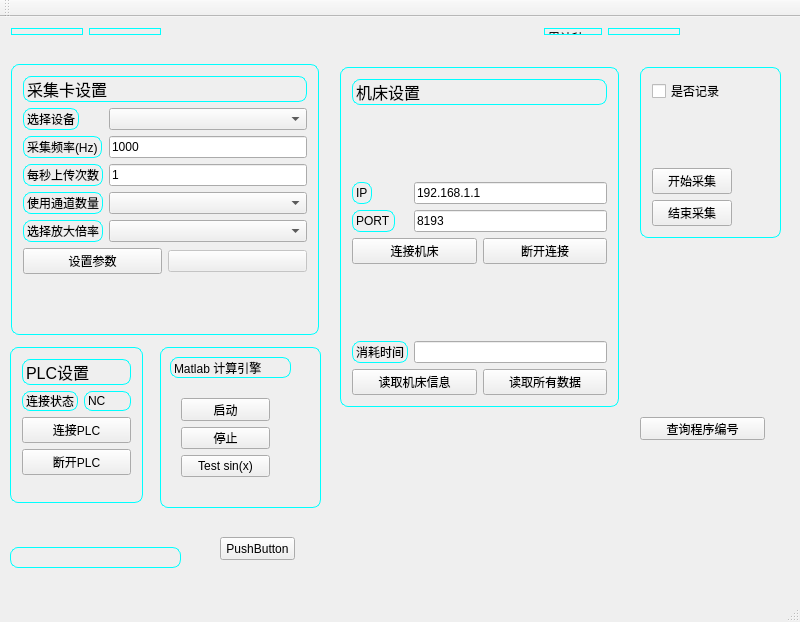
<?xml version="1.0" encoding="UTF-8"?>
<ui version="4.0">
 <class>MainWindow</class>
 <widget class="QMainWindow" name="MainWindow">
  <property name="geometry">
   <rect>
    <x>0</x>
    <y>0</y>
    <width>800</width>
    <height>622</height>
   </rect>
  </property>
  <property name="maximumSize">
   <size>
    <width>800</width>
    <height>16777215</height>
   </size>
  </property>
  <property name="windowTitle">
   <string>机床数据采集系统</string>
  </property>
  <property name="styleSheet">
   <string notr="true">

QFrame
{
	border:1px solid rgb(0, 255, 255);
	border-radius: 8px;
}

QPushButton:hover
{
	font-size:12pt;
}</string>
  </property>
  <widget class="QWidget" name="centralWidget">
   <widget class="QFrame" name="frm_yh">
    <property name="geometry">
     <rect>
      <x>11</x>
      <y>47</y>
      <width>308</width>
      <height>271</height>
     </rect>
    </property>
    <property name="maximumSize">
     <size>
      <width>1550</width>
      <height>16777215</height>
     </size>
    </property>
    <property name="frameShape">
     <enum>QFrame::StyledPanel</enum>
    </property>
    <property name="frameShadow">
     <enum>QFrame::Raised</enum>
    </property>
    <layout class="QFormLayout" name="formLayout_2">
     <item row="0" column="0" colspan="2">
      <widget class="QLabel" name="label_2">
       <property name="text">
        <string>&lt;html&gt;&lt;head/&gt;&lt;body&gt;&lt;p&gt;&lt;span style=&quot; font-size:12pt;&quot;&gt;采集卡设置&lt;/span&gt;&lt;/p&gt;&lt;/body&gt;&lt;/html&gt;</string>
       </property>
      </widget>
     </item>
     <item row="1" column="0">
      <widget class="QLabel" name="label_6">
       <property name="text">
        <string>选择设备</string>
       </property>
      </widget>
     </item>
     <item row="3" column="0">
      <widget class="QLabel" name="label_7">
       <property name="text">
        <string>&lt;html&gt;&lt;head/&gt;&lt;body&gt;&lt;p&gt;采集频率(Hz)&lt;/p&gt;&lt;/body&gt;&lt;/html&gt;</string>
       </property>
      </widget>
     </item>
     <item row="5" column="0">
      <widget class="QLabel" name="label_15">
       <property name="text">
        <string>&lt;html&gt;&lt;head/&gt;&lt;body&gt;&lt;p&gt;每秒上传次数&lt;/p&gt;&lt;/body&gt;&lt;/html&gt;</string>
       </property>
      </widget>
     </item>
     <item row="7" column="0">
      <widget class="QLabel" name="label_14">
       <property name="text">
        <string>&lt;html&gt;&lt;head/&gt;&lt;body&gt;&lt;p&gt;使用通道数量&lt;/p&gt;&lt;/body&gt;&lt;/html&gt;</string>
       </property>
      </widget>
     </item>
     <item row="9" column="0">
      <widget class="QLabel" name="label_16">
       <property name="text">
        <string>&lt;html&gt;&lt;head/&gt;&lt;body&gt;&lt;p&gt;选择放大倍率&lt;/p&gt;&lt;/body&gt;&lt;/html&gt;</string>
       </property>
      </widget>
     </item>
     <item row="9" column="1">
      <widget class="QComboBox" name="cm_amp">
       <property name="currentIndex">
        <number>-1</number>
       </property>
       <property name="maxVisibleItems">
        <number>10</number>
       </property>
      </widget>
     </item>
     <item row="11" column="0" colspan="2">
      <layout class="QHBoxLayout" name="horizontalLayout">
       <item>
        <widget class="QPushButton" name="pb_yh_st">
         <property name="text">
          <string>设置参数</string>
         </property>
        </widget>
       </item>
       <item>
        <widget class="QPushButton" name="pb_yh_stp">
         <property name="enabled">
          <bool>false</bool>
         </property>
         <property name="text">
          <string/>
         </property>
        </widget>
       </item>
      </layout>
     </item>
     <item row="1" column="1">
      <widget class="QComboBox" name="cm_devices"/>
     </item>
     <item row="3" column="1">
      <widget class="QLineEdit" name="le_rate">
       <property name="text">
        <string>1000</string>
       </property>
      </widget>
     </item>
     <item row="5" column="1">
      <widget class="QLineEdit" name="le_up_per_sec">
       <property name="text">
        <string>1</string>
       </property>
      </widget>
     </item>
     <item row="7" column="1">
      <widget class="QComboBox" name="cm_chls">
       <property name="currentIndex">
        <number>-1</number>
       </property>
       <property name="maxVisibleItems">
        <number>10</number>
       </property>
      </widget>
     </item>
    </layout>
   </widget>
   <widget class="QFrame" name="frm_fanuc">
    <property name="geometry">
     <rect>
      <x>340</x>
      <y>50</y>
      <width>279</width>
      <height>340</height>
     </rect>
    </property>
    <property name="maximumSize">
     <size>
      <width>360</width>
      <height>16777215</height>
     </size>
    </property>
    <property name="frameShape">
     <enum>QFrame::StyledPanel</enum>
    </property>
    <property name="frameShadow">
     <enum>QFrame::Raised</enum>
    </property>
    <layout class="QFormLayout" name="formLayout">
     <item row="0" column="0" colspan="2">
      <widget class="QLabel" name="label_3">
       <property name="text">
        <string>&lt;html&gt;&lt;head/&gt;&lt;body&gt;&lt;p&gt;&lt;span style=&quot; font-size:12pt;&quot;&gt;机床设置&lt;/span&gt;&lt;/p&gt;&lt;/body&gt;&lt;/html&gt;</string>
       </property>
      </widget>
     </item>
     <item row="2" column="0">
      <spacer name="verticalSpacer_2">
       <property name="orientation">
        <enum>Qt::Vertical</enum>
       </property>
       <property name="sizeHint" stdset="0">
        <size>
         <width>20</width>
         <height>40</height>
        </size>
       </property>
      </spacer>
     </item>
     <item row="3" column="0">
      <widget class="QLabel" name="label_4">
       <property name="text">
        <string>IP</string>
       </property>
      </widget>
     </item>
     <item row="3" column="1">
      <widget class="QLineEdit" name="le_fIp">
       <property name="text">
        <string>192.168.1.1</string>
       </property>
      </widget>
     </item>
     <item row="5" column="0">
      <widget class="QLabel" name="label_5">
       <property name="text">
        <string>PORT</string>
       </property>
      </widget>
     </item>
     <item row="5" column="1">
      <widget class="QLineEdit" name="le_fPort">
       <property name="text">
        <string>8193</string>
       </property>
      </widget>
     </item>
     <item row="7" column="0" colspan="2">
      <layout class="QHBoxLayout" name="horizontalLayout_2">
       <item>
        <widget class="QPushButton" name="pb_fCnt">
         <property name="text">
          <string>连接机床</string>
         </property>
        </widget>
       </item>
       <item>
        <widget class="QPushButton" name="pb_fDisCnr">
         <property name="text">
          <string>断开连接</string>
         </property>
        </widget>
       </item>
      </layout>
     </item>
     <item row="9" column="1">
      <spacer name="verticalSpacer_5">
       <property name="orientation">
        <enum>Qt::Vertical</enum>
       </property>
       <property name="sizeHint" stdset="0">
        <size>
         <width>174</width>
         <height>40</height>
        </size>
       </property>
      </spacer>
     </item>
     <item row="10" column="0">
      <widget class="QLabel" name="label">
       <property name="text">
        <string>消耗时间</string>
       </property>
      </widget>
     </item>
     <item row="10" column="1">
      <widget class="QLineEdit" name="le_rd_tm"/>
     </item>
     <item row="11" column="0" colspan="2">
      <layout class="QHBoxLayout" name="horizontalLayout_3">
       <item>
        <widget class="QPushButton" name="pb_fRd_info">
         <property name="text">
          <string>读取机床信息</string>
         </property>
        </widget>
       </item>
       <item>
        <widget class="QPushButton" name="pb_fRd_all">
         <property name="text">
          <string>读取所有数据</string>
         </property>
        </widget>
       </item>
      </layout>
     </item>
    </layout>
   </widget>
   <widget class="QFrame" name="frm_plc">
    <property name="geometry">
     <rect>
      <x>10</x>
      <y>330</y>
      <width>133</width>
      <height>156</height>
     </rect>
    </property>
    <property name="frameShape">
     <enum>QFrame::StyledPanel</enum>
    </property>
    <property name="frameShadow">
     <enum>QFrame::Raised</enum>
    </property>
    <layout class="QFormLayout" name="formLayout_3">
     <item row="0" column="0" colspan="2">
      <widget class="QLabel" name="label_8">
       <property name="text">
        <string>&lt;html&gt;&lt;head/&gt;&lt;body&gt;&lt;p&gt;&lt;span style=&quot; font-size:12pt;&quot;&gt;PLC设置&lt;/span&gt;&lt;/p&gt;&lt;/body&gt;&lt;/html&gt;</string>
       </property>
      </widget>
     </item>
     <item row="1" column="0">
      <widget class="QLabel" name="label_9">
       <property name="text">
        <string>连接状态</string>
       </property>
      </widget>
     </item>
     <item row="1" column="1">
      <widget class="QLabel" name="label_10">
       <property name="text">
        <string>NC</string>
       </property>
      </widget>
     </item>
     <item row="3" column="0" colspan="2">
      <widget class="QPushButton" name="pb_p_cnt">
       <property name="text">
        <string>连接PLC</string>
       </property>
      </widget>
     </item>
     <item row="4" column="0" colspan="2">
      <widget class="QPushButton" name="pb_p_disCnt">
       <property name="text">
        <string>断开PLC</string>
       </property>
      </widget>
     </item>
    </layout>
   </widget>
   <widget class="QWidget" name="layoutWidget">
    <property name="geometry">
     <rect>
      <x>0</x>
      <y>0</y>
      <width>691</width>
      <height>29</height>
     </rect>
    </property>
    <layout class="QHBoxLayout" name="horizontalLayout_4">
     <item>
      <widget class="QLabel" name="label_12">
       <property name="text">
        <string>&lt;html&gt;&lt;head/&gt;&lt;body&gt;&lt;p&gt;&lt;span style=&quot; font-size:12pt;&quot;&gt;日期时间&lt;/span&gt;&lt;/p&gt;&lt;/body&gt;&lt;/html&gt;</string>
       </property>
      </widget>
     </item>
     <item>
      <widget class="QLabel" name="le_dtime">
       <property name="text">
        <string>&lt;html&gt;&lt;head/&gt;&lt;body&gt;&lt;p&gt;&lt;span style=&quot; font-size:12pt;&quot;&gt;日期时间&lt;/span&gt;&lt;/p&gt;&lt;/body&gt;&lt;/html&gt;</string>
       </property>
      </widget>
     </item>
     <item>
      <spacer name="horizontalSpacer">
       <property name="orientation">
        <enum>Qt::Horizontal</enum>
       </property>
       <property name="sizeHint" stdset="0">
        <size>
         <width>40</width>
         <height>20</height>
        </size>
       </property>
      </spacer>
     </item>
     <item>
      <widget class="QLabel" name="label_13">
       <property name="text">
        <string>&lt;html&gt;&lt;head/&gt;&lt;body&gt;&lt;p&gt;累计秒(s)&lt;/p&gt;&lt;/body&gt;&lt;/html&gt;</string>
       </property>
      </widget>
     </item>
     <item>
      <widget class="QLabel" name="le_secs">
       <property name="text">
        <string>&lt;html&gt;&lt;head/&gt;&lt;body&gt;&lt;p&gt;&lt;span style=&quot; font-size:12pt;&quot;&gt;日期时间&lt;/span&gt;&lt;/p&gt;&lt;/body&gt;&lt;/html&gt;</string>
       </property>
      </widget>
     </item>
    </layout>
   </widget>
   <widget class="QFrame" name="frame_2">
    <property name="geometry">
     <rect>
      <x>10</x>
      <y>530</y>
      <width>171</width>
      <height>21</height>
     </rect>
    </property>
    <property name="frameShape">
     <enum>QFrame::StyledPanel</enum>
    </property>
    <property name="frameShadow">
     <enum>QFrame::Raised</enum>
    </property>
    <widget class="QLabel" name="label_11">
     <property name="geometry">
      <rect>
       <x>20</x>
       <y>20</y>
       <width>107</width>
       <height>27</height>
      </rect>
     </property>
     <property name="text">
      <string>&lt;html&gt;&lt;head/&gt;&lt;body&gt;&lt;p&gt;测试&lt;/p&gt;&lt;/body&gt;&lt;/html&gt;</string>
     </property>
    </widget>
    <widget class="QPushButton" name="pb_tst_mac">
     <property name="geometry">
      <rect>
       <x>10</x>
       <y>140</y>
       <width>161</width>
       <height>31</height>
      </rect>
     </property>
     <property name="text">
      <string>机床/PLC写入</string>
     </property>
    </widget>
    <widget class="QPushButton" name="pb_tst_crt_file">
     <property name="geometry">
      <rect>
       <x>10</x>
       <y>60</y>
       <width>161</width>
       <height>31</height>
      </rect>
     </property>
     <property name="text">
      <string>创建文件</string>
     </property>
     <property name="checkable">
      <bool>false</bool>
     </property>
    </widget>
    <widget class="QPushButton" name="pb_tst_close_file">
     <property name="geometry">
      <rect>
       <x>10</x>
       <y>100</y>
       <width>161</width>
       <height>31</height>
      </rect>
     </property>
     <property name="text">
      <string>关闭文件</string>
     </property>
     <property name="checkable">
      <bool>false</bool>
     </property>
    </widget>
   </widget>
   <widget class="QPushButton" name="pb_rd_progline">
    <property name="geometry">
     <rect>
      <x>640</x>
      <y>400</y>
      <width>125</width>
      <height>23</height>
     </rect>
    </property>
    <property name="text">
     <string>查询程序编号</string>
    </property>
   </widget>
   <widget class="QFrame" name="frame_3">
    <property name="geometry">
     <rect>
      <x>160</x>
      <y>330</y>
      <width>161</width>
      <height>161</height>
     </rect>
    </property>
    <property name="frameShape">
     <enum>QFrame::StyledPanel</enum>
    </property>
    <property name="frameShadow">
     <enum>QFrame::Raised</enum>
    </property>
    <widget class="QLabel" name="label_17">
     <property name="geometry">
      <rect>
       <x>10</x>
       <y>10</y>
       <width>121</width>
       <height>21</height>
      </rect>
     </property>
     <property name="text">
      <string>Matlab 计算引擎</string>
     </property>
    </widget>
    <widget class="QWidget" name="layoutWidget">
     <property name="geometry">
      <rect>
       <x>10</x>
       <y>40</y>
       <width>111</width>
       <height>101</height>
      </rect>
     </property>
     <layout class="QVBoxLayout" name="verticalLayout">
      <item>
       <widget class="QPushButton" name="pushButton">
        <property name="text">
         <string>启动</string>
        </property>
       </widget>
      </item>
      <item>
       <widget class="QPushButton" name="pushButton_2">
        <property name="text">
         <string>停止</string>
        </property>
       </widget>
      </item>
      <item>
       <widget class="QPushButton" name="pushButton_3">
        <property name="text">
         <string>Test sin(x)</string>
        </property>
       </widget>
      </item>
     </layout>
    </widget>
   </widget>
   <widget class="QPushButton" name="pushButton_4">
    <property name="geometry">
     <rect>
      <x>220</x>
      <y>520</y>
      <width>75</width>
      <height>23</height>
     </rect>
    </property>
    <property name="text">
     <string>PushButton</string>
    </property>
   </widget>
   <widget class="QFrame" name="frame">
    <property name="geometry">
     <rect>
      <x>640</x>
      <y>50</y>
      <width>141</width>
      <height>171</height>
     </rect>
    </property>
    <property name="frameShape">
     <enum>QFrame::StyledPanel</enum>
    </property>
    <property name="frameShadow">
     <enum>QFrame::Raised</enum>
    </property>
    <layout class="QGridLayout" name="gridLayout">
     <item row="1" column="0">
      <spacer name="verticalSpacer">
       <property name="orientation">
        <enum>Qt::Vertical</enum>
       </property>
       <property name="sizeHint" stdset="0">
        <size>
         <width>20</width>
         <height>28</height>
        </size>
       </property>
      </spacer>
     </item>
     <item row="0" column="0" colspan="2">
      <widget class="QCheckBox" name="checkBox">
       <property name="text">
        <string>是否记录</string>
       </property>
      </widget>
     </item>
     <item row="2" column="0">
      <widget class="QPushButton" name="pb_gat_start">
       <property name="text">
        <string>开始采集</string>
       </property>
      </widget>
     </item>
     <item row="3" column="0">
      <widget class="QPushButton" name="pb_gat_stop">
       <property name="text">
        <string>结束采集</string>
       </property>
      </widget>
     </item>
    </layout>
   </widget>
  </widget>
  <widget class="QMenuBar" name="menuBar">
   <property name="geometry">
    <rect>
     <x>0</x>
     <y>0</y>
     <width>800</width>
     <height>23</height>
    </rect>
   </property>
  </widget>
  <widget class="QToolBar" name="mainToolBar">
   <attribute name="toolBarArea">
    <enum>TopToolBarArea</enum>
   </attribute>
   <attribute name="toolBarBreak">
    <bool>false</bool>
   </attribute>
  </widget>
  <widget class="QStatusBar" name="statusBar"/>
 </widget>
 <layoutdefault spacing="6" margin="11"/>
 <resources/>
 <connections/>
</ui>
